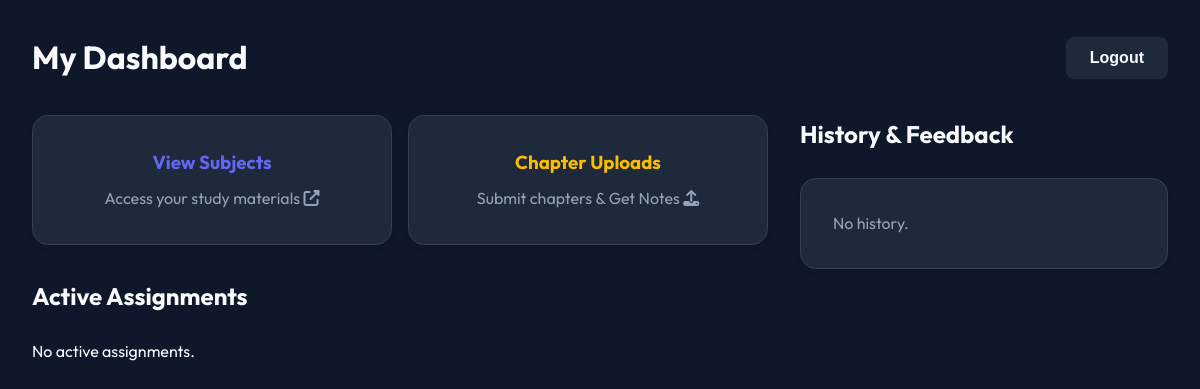
Page / (signed in) on the earlier database version.
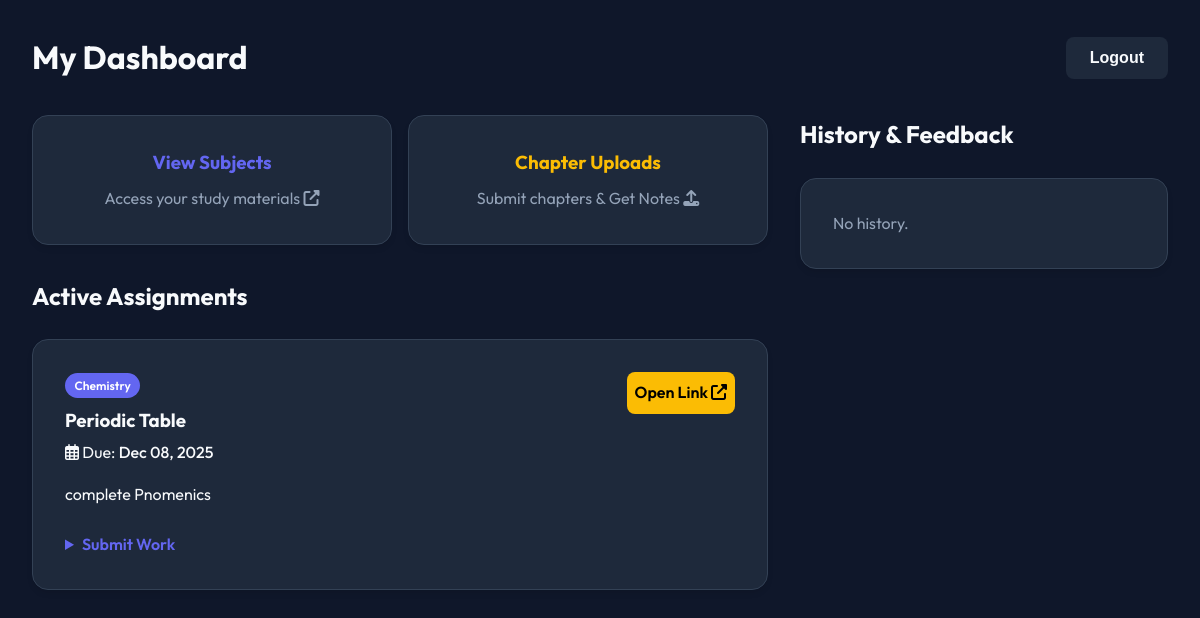
Same page on the later database version.
### dashboard/models.py (models this page shows, shortened)
class Assignment(models.Model):
    subject = models.CharField(max_length=100, default="General")
    title = models.CharField(max_length=200)
    description = models.TextField()
    file = models.FileField(upload_to='assignments/', blank=True, null=True)
    gdrive_link = models.URLField(blank=True, null=True, help_text="Google Drive link for the assignment")
    due_date = models.DateField(blank=True, null=True)
    created_at = models.DateTimeField(auto_now_add=True)
    created_by = models.ForeignKey(User, on_delete=models.CASCADE, related_name='created_assignments')

### dashboard/views.py (the view)
# urls.py: path('', views.dashboard_view, name='dashboard'),
@login_required
def dashboard_view(request):
    profile, created = StudentProfile.objects.get_or_create(user=request.user)
    if profile.is_teacher:
        assignments = Assignment.objects.filter(created_by=request.user).order_by('-created_at')
        submissions = Homework.objects.all().order_by('-created_at') # Teacher sees all? Or specific. Let's show all for now.
        return render(request, 'teacher_dashboard.html', {'assignments': assignments, 'submissions': submissions})
    else:
        assignments = Assignment.objects.all().order_by('-created_at')
        my_submissions = Homework.objects.filter(user=request.user).order_by('-created_at')
        return render(request, 'student_dashboard.html', {'assignments': assignments, 'my_submissions': my_submissions})

### templates/student_dashboard.html (shortened to what the changed rows need)
{% extends 'base.html' %}
{% block content %}
<div class="container">
    <div style="display: flex; justify-content: space-between; align-items: center; margin-bottom: 2rem;">
        <h1 style="font-size: 2rem; font-weight: 700;">My Dashboard</h1>
    </div>
    <div class="dashboard-grid student-grid-layout">
        <div>
            <div style="margin-bottom: 2rem; display: flex; gap: 1rem;">
                <a href="https://actually-fibula-87f.notion.site/Tutor-Dashboard-Raisha-Class-IX-Syllabus-2ae7e689282b80039affd202d3e33c42?pvs=74"
                    class="card"
                    style="flex: 1; text-align: center; transition: transform 0.2s; cursor: pointer; display: block; text-decoration: none; color: inherit; background: var(--surface); border: 1px solid var(--border);">
                </a>
                <a href="{% url 'student_chapters' %}" class="card"
                    style="flex: 1; text-align: center; transition: transform 0.2s; cursor: pointer; display: block; text-decoration: none; color: inherit; background: var(--surface); border: 1px solid var(--border);">
                </a>
            </div>
            <h2 style="margin-bottom: 1.5rem;">Active Assignments</h2>
            {% for assignment in assignments %}
            <div class="card" style="margin-bottom: 1.5rem;">
                <div style="display: flex; justify-content: space-between; align-items: start; margin-bottom: 1rem;">
                    <div>
                        <span
                            style="background: var(--primary); color: white; padding: 0.2rem 0.6rem; border-radius: 1rem; font-size: 0.75rem; font-weight: 600; margin-bottom: 0.5rem; display: inline-block;">
                            {{ assignment.subject }}
                        </span>
                        <h3 style="margin-bottom: 0.25rem;">{{ assignment.title }}</h3>
                        <i class="far fa-calendar-alt"></i>
                        Due: <span style="font-weight: 500; color: var(--text);">
                            {% if assignment.due_date %}
                            {{ assignment.due_date|date:"M d, Y" }}
                            {% else %}
                            No Date
                            {% endif %}
                        </span>
                    </div>
                    <div style="display: flex; gap: 0.5rem;">
                        {% if assignment.gdrive_link %}
                        <a href="{{ assignment.gdrive_link }}" class="btn"
                            style="background: #fbbc04; color: #000; padding: 0.5rem;">
                            Open Link <i class="fas fa-external-link-alt"></i>
                        </a>
                        {% endif %}
                    </div>
                </div>
                <p style="margin-bottom: 1.5rem;">{{ assignment.description }}</p>
                <details>
                    <summary style="cursor: pointer; color: var(--primary); font-weight: 600;">Submit Work</summary>
                </details>
            </div>
            {% empty %}
            <p>No active assignments.</p>
            {% endfor %}
        </div>
        <div>
            <h2 style="margin-bottom: 1.5rem;">History & Feedback</h2>
        </div>
    </div>
</div>
{% endblock %}

Differences in the rows shown:
added Assignment: subject "Chemistry", title "Periodic Table", due_date "Dec 08, 2025", description "complete Pnomenics"
Other differences:
text no longer shown: "No active assignments."
